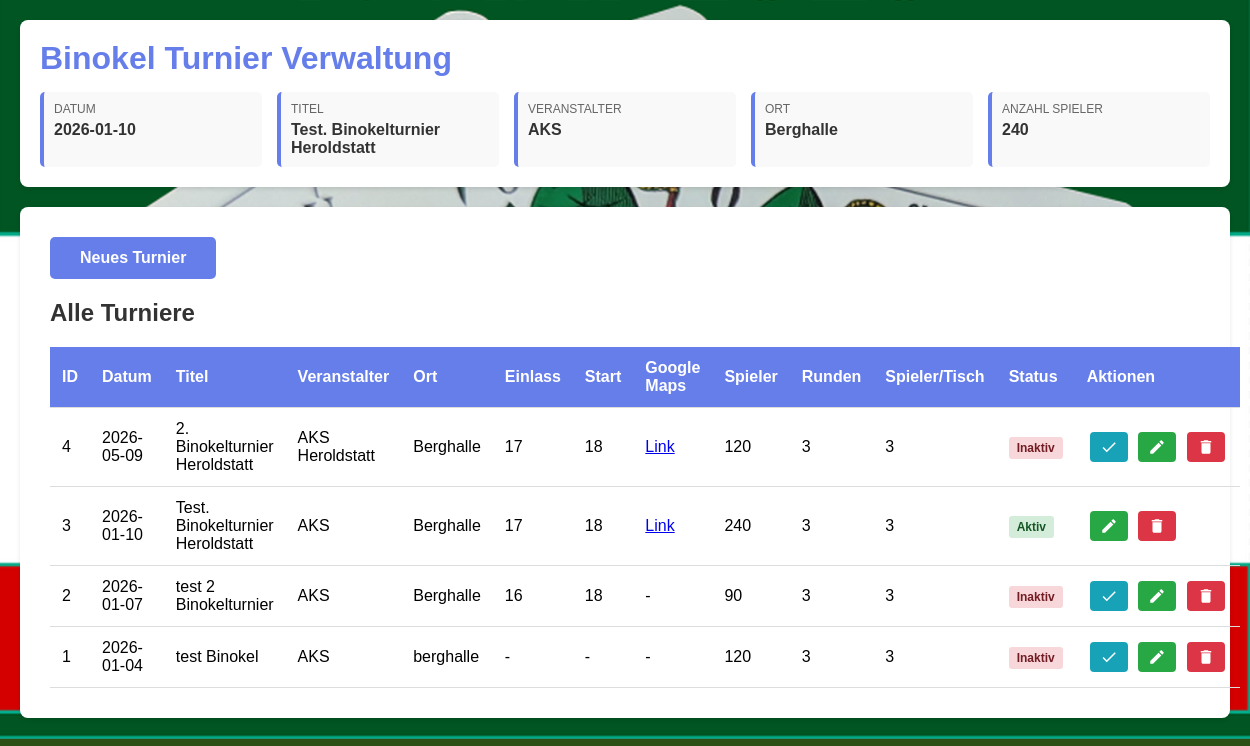
Page /turnier/turnier_erfassen.php on the earlier database version.
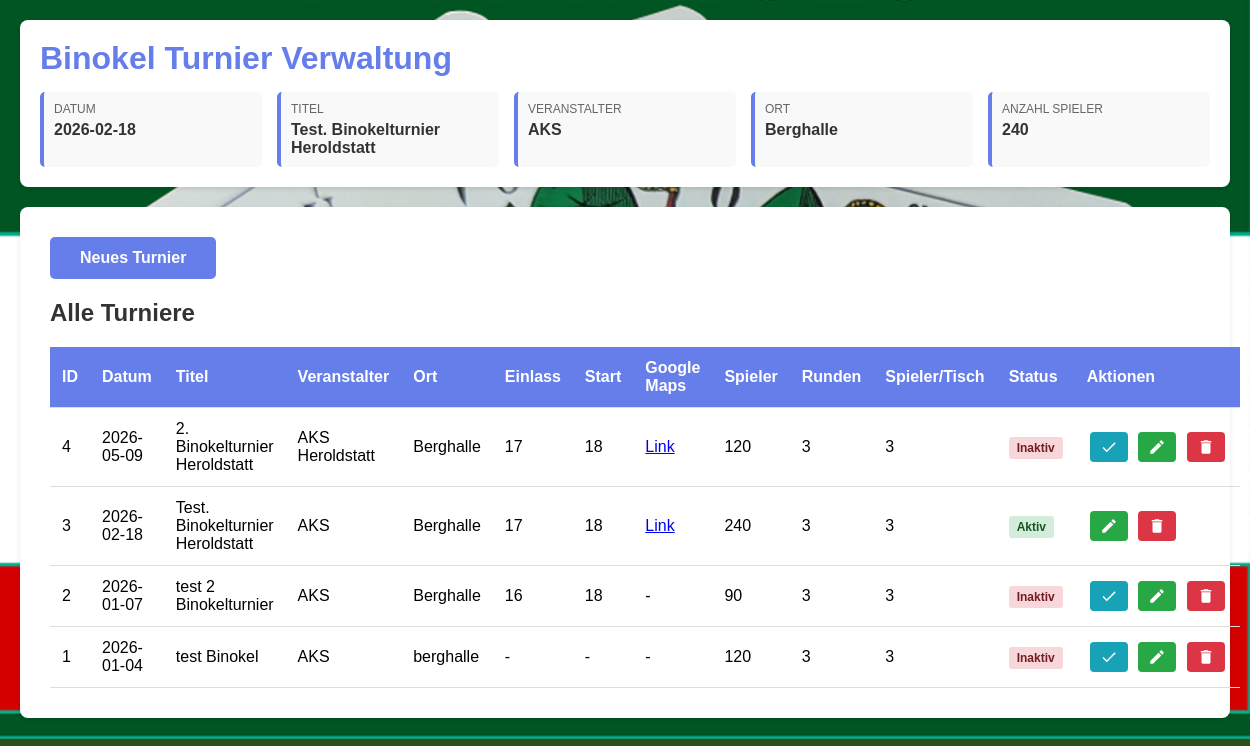
Same page on the later database version.
### tables this page shows
CREATE TABLE turnier (
        id INTEGER PRIMARY KEY AUTOINCREMENT,
        datum TEXT NOT NULL,
        titel TEXT NOT NULL,
        veranstalter TEXT NOT NULL,
        ort TEXT NOT NULL,
        erstellt_am TEXT DEFAULT CURRENT_TIMESTAMP,
        aktiv INTEGER DEFAULT 1
    , anzahl_spieler INTEGER DEFAULT 0, anzahl_runden INTEGER DEFAULT 3, spieler_pro_runde INTEGER DEFAULT 3, aktive_runde INTEGER DEFAULT NULL, aktive_ergebnis_runde INTEGER DEFAULT NULL, googlemaps_link TEXT DEFAULT NULL, startzeit TEXT DEFAULT NULL, einlasszeit TEXT DEFAULT NULL);

### turnier/config.php (called while the page is built, shortened)
<?php
function getAktuellesTurnier() {
    $db = getDB();
    $stmt = $db->query("SELECT * FROM turnier WHERE aktiv = 1 ORDER BY id DESC LIMIT 1");
    return $stmt->fetch(PDO::FETCH_ASSOC);
}
function getAllTurniere() {
    $db = getDB();
    $stmt = $db->query("SELECT * FROM turnier ORDER BY datum DESC, id DESC");
    return $stmt->fetchAll(PDO::FETCH_ASSOC);
}

### turnier/turnier_erfassen.php (the view, shortened to what the changed rows need)
<?php
require_once 'config.php';
$aktuellesTurnier = getAktuellesTurnier();
$alleTurniere = getAllTurniere();
$success = null;
$error = null;
$editMode = false;
$editTurnier = null;
$showForm = isset($_GET['new']) || $editMode;
?>
<!DOCTYPE html>
<html lang="de">
<head>
</head>
<body>
    <?php include 'header.php'; ?>
    <div class="container">
        <?php if ($showForm): ?>
            <h2><?php echo $editMode ? 'Turnier bearbeiten' : 'Neues Turnier erfassen'; ?></h2>
            <?php if ($success): ?>
                <div class="message success">
                    <?php echo htmlspecialchars($success); ?>
                </div>
            <?php endif; ?>
            <?php if ($error): ?>
                <div class="message error">
                    <?php echo htmlspecialchars($error); ?>
                </div>
            <?php endif; ?>
            <form action="turnier_speichern.php" method="POST">
                <?php if ($editMode): ?>
                    <input type="hidden" name="id" value="<?php echo $editTurnier['id']; ?>">
                <?php endif; ?>
                <div class="form-group">
                    <label for="datum">Datum *</label>
                    <input type="date" id="datum" name="datum" required value="<?php echo $editMode ? htmlspecialchars($editTurnier['datum']) : ''; ?>">
                </div>
                <div class="form-group">
                    <label for="titel">Titel *</label>
                    <input type="text" id="titel" name="titel" required placeholder="z.B. 2. Binokelturnier Heroldstatt" value="<?php echo $editMode ? htmlspecialchars($editTurnier['titel']) : ''; ?>">
                </div>
                <div class="form-group">
                    <label for="veranstalter">Veranstalter *</label>
                    <input type="text" id="veranstalter" name="veranstalter" required placeholder="z.B. AKS Heroldstatt" value="<?php echo $editMode ? htmlspecialchars($editTurnier['veranstalter']) : ''; ?>">
                </div>
                <div class="form-group">
                    <label for="ort">Ort *</label>
                    <input type="text" id="ort" name="ort" required placeholder="z.B. Berghalle, 72535 Heroldstatt" value="<?php echo $editMode ? htmlspecialchars($editTurnier['ort']) : ''; ?>">
                </div>
                <div class="form-group">
                    <label for="einlasszeit">Einlasszeit (optional)</label>
                    <input type="text" id="einlasszeit" name="einlasszeit" placeholder="z.B. 17 Uhr" value="<?php echo $editMode ? htmlspecialchars($editTurnier['einlasszeit'] ?? '') : ''; ?>">
                </div>
                <div class="form-group">
                    <label for="startzeit">Startzeit (optional)</label>
                    <input type="text" id="startzeit" name="startzeit" placeholder="z.B. 18 Uhr" value="<?php echo $editMode ? htmlspecialchars($editTurnier['startzeit'] ?? '') : ''; ?>">
                </div>
                <div class="form-group">
                    <label for="googlemaps_link">Google Maps Link (optional)</label>
                    <input type="url" id="googlemaps_link" name="googlemaps_link" placeholder="z.B. https://maps.app.goo.gl/WW1vLiSJfzJ5VBrt8" value="<?php echo $editMode ? htmlspecialchars($editTurnier['googlemaps_link'] ?? '') : ''; ?>">
                </div>
                <div class="form-group">
                    <label for="anzahl_spieler">Anzahl der Spieler *</label>
                    <input type="number" id="anzahl_spieler" name="anzahl_spieler" required min="1" placeholder="z.B. 16" value="<?php echo $editMode ? htmlspecialchars($editTurnier['anzahl_spieler'] ?? '0') : ''; ?>" onchange="pruefeTeilbarkeit()" oninput="pruefeTeilbarkeit()">
                </div>
                <div class="form-group">
                    <label for="anzahl_runden">Anzahl der Runden *</label>
                    <input type="number" id="anzahl_runden" name="anzahl_runden" required min="1" value="<?php echo $editMode ? htmlspecialchars($editTurnier['anzahl_runden'] ?? '3') : '3'; ?>">
                </div>
                <div class="form-group">
                    <label for="spieler_pro_runde">Anzahl Spieler pro Runde (pro Tisch) *</label>
                    <input type="number" id="spieler_pro_runde" name="spieler_pro_runde" required min="2" value="<?php echo $editMode ? htmlspecialchars($editTurnier['spieler_pro_runde'] ?? '3') : '3'; ?>" onchange="pruefeTeilbarkeit()" oninput="pruefeTeilbarkeit()">
                    <small id="teilbarkeits_hinweis" style="display: none; color: #dc3545; margin-top: 5px; display: block;"></small>
                </div>
                <button type="submit" class="btn" id="submitBtn"><?php echo $editMode ? 'Turnier aktualisieren' : 'Turnier speichern'; ?></button>
            </form>
            <script>
                function pruefeTeilbarkeit() {
                    var anzahlSpieler = parseInt(document.getElementById('anzahl_spieler').value) || 0;
                    var spielerProRunde = parseInt(document.getElementById('spieler_pro_runde').value) || 0;
                    var hinweis = document.getElementById('teilbarkeits_hinweis');
                    var submitBtn = document.getElementById('submitBtn');
                    if (anzahlSpieler > 0 && spielerProRunde > 0) {
                        if (anzahlSpieler % spielerProRunde != 0) {
                            var rest = anzahlSpieler % spielerProRunde;
                            hinweis.textContent = 'Warnung: Die Anzahl der Spieler (' + anzahlSpieler + ') ist nicht ganzzahlig durch die Anzahl Spieler pro Runde (' + spielerProRunde + ') teilbar. Rest: ' + rest + '.';
                            hinweis.style.color = '#dc3545';
                            hinweis.style.display = 'block';
                            submitBtn.disabled = false; // Erlaube trotzdem das Absenden, Server validiert auch
                        } else {
                            hinweis.textContent = '✓ Die Anzahl der Spieler ist durch die Anzahl Spieler pro Runde teilbar.';
                            hinweis.style.color = '#28a745';
                            hinweis.style.display = 'block';
                            submitBtn.disabled = false;
                        }
                    } else {
                        hinweis.style.display = 'none';
                        submitBtn.disabled = false;
                    }
                }
                // Beim Laden der Seite prüfen, falls Werte bereits vorhanden
                window.addEventListener('DOMContentLoaded', function() {
                    pruefeTeilbarkeit();
                });
            </script>
        <?php else: ?>
            <h2>Alle Turniere</h2>
            <?php if (empty($alleTurniere)): ?>
                <p class="no-turnier">Noch keine Turniere erfasst.</p>
            <?php else: ?>
                <table>
                    <thead>
                        <tr>
                            <th>ID</th>
                            <th>Datum</th>
                            <th>Titel</th>
                            <th>Veranstalter</th>
                            <th>Ort</th>
                            <th>Einlass</th>
                            <th>Start</th>
                            <th>Google Maps</th>
                            <th>Spieler</th>
                            <th>Runden</th>
                            <th>Spieler/Tisch</th>
                            <th>Status</th>
                            <th>Aktionen</th>
                        </tr>
                    </thead>
                    <tbody>
                        <?php foreach ($alleTurniere as $turnier): ?>
                            <tr>
                                <td><?php echo htmlspecialchars($turnier['id']); ?></td>
                                <td><?php echo htmlspecialchars($turnier['datum']); ?></td>
                                <td><?php echo htmlspecialchars($turnier['titel']); ?></td>
                                <td><?php echo htmlspecialchars($turnier['veranstalter']); ?></td>
                                <td><?php echo htmlspecialchars($turnier['ort']); ?></td>
                                <td><?php echo htmlspecialchars($turnier['einlasszeit'] ?? '-'); ?></td>
                                <td><?php echo htmlspecialchars($turnier['startzeit'] ?? '-'); ?></td>
                                <td>
                                    <?php if (!empty($turnier['googlemaps_link'])): ?>
                                        <a href="<?php echo htmlspecialchars($turnier['googlemaps_link']); ?>" target="_blank" title="<?php echo htmlspecialchars($turnier['googlemaps_link']); ?>">Link</a>
                                    <?php else: ?>
                                        -
                                    <?php endif; ?>
                                </td>
                                <td><?php echo htmlspecialchars($turnier['anzahl_spieler'] ?? '0'); ?></td>
                                <td><?php echo htmlspecialchars($turnier['anzahl_runden'] ?? '3'); ?></td>
                                <td><?php echo htmlspecialchars($turnier['spieler_pro_runde'] ?? '3'); ?></td>
                                <td>
                                    <?php if ($turnier['aktiv'] == 1): ?>
                                        <span class="status-active">Aktiv</span>
                                    <?php else: ?>
                                        <span class="status-inactive">Inaktiv</span>
                                    <?php endif; ?>
                                </td>
                                <td>
                                    <div class="action-buttons">
                                        <button class="icon-btn icon-btn-edit" onclick="editTurnier(<?php echo $turnier['id']; ?>)" title="Bearbeiten">
                                            <svg xmlns="http://www.w3.org/2000/svg" viewBox="0 0 24 24">
                                                <path d="M3 17.25V21h3.75L17.81 9.94l-3.75-3.75L3 17.25zM20.71 7.04c.39-.39.39-1.02 0-1.41l-2.34-2.34c-.39-.39-1.02-.39-1.41 0l-1.83 1.83 3.75 3.75 1.83-1.83z"/>
                                            </svg>
                                        </button>
                                        <button class="icon-btn icon-btn-delete" onclick="deleteTurnier(<?php echo $turnier['id']; ?>)" title="Löschen">
                                            <svg xmlns="http://www.w3.org/2000/svg" viewBox="0 0 24 24">
                                                <path d="M6 19c0 1.1.9 2 2 2h8c1.1 0 2-.9 2-2V7H6v12zM19 4h-3.5l-1-1h-5l-1 1H5v2h14V4z"/>
                                            </svg>
                                        </button>
                                    </div>
                                </td>
                            </tr>
                        <?php endforeach; ?>
                    </tbody>
                </table>
            <?php endif; ?>
        <?php endif; ?>
    </div>
</body>
</html>

### turnier/header.php (shortened to what the changed rows need)
<?php
require_once 'config.php';
$aktuellesTurnier = getAktuellesTurnier();
?>
<div class="header">
    <h1>Binokel Turnier Verwaltung</h1>
    <?php if ($aktuellesTurnier): ?>
        <div class="turnier-info">
            <div class="info-item">
                <div class="info-label">Datum</div>
                <div class="info-value"><?php echo htmlspecialchars($aktuellesTurnier['datum']); ?></div>
            </div>
            <div class="info-item">
                <div class="info-label">Titel</div>
                <div class="info-value"><?php echo htmlspecialchars($aktuellesTurnier['titel']); ?></div>
            </div>
            <div class="info-item">
                <div class="info-label">Veranstalter</div>
                <div class="info-value"><?php echo htmlspecialchars($aktuellesTurnier['veranstalter']); ?></div>
            </div>
            <div class="info-item">
                <div class="info-label">Ort</div>
                <div class="info-value"><?php echo htmlspecialchars($aktuellesTurnier['ort']); ?></div>
            </div>
            <div class="info-item">
                <div class="info-label">Anzahl Spieler</div>
                <div class="info-value"><?php echo htmlspecialchars($aktuellesTurnier['anzahl_spieler'] ?? '0'); ?></div>
            </div>
        </div>
    <?php else: ?>
        <p class="no-turnier">Noch kein Turnier erfasst</p>
    <?php endif; ?>
</div>

Differences in the rows shown:
changed turnier "Test. Binokelturnier Heroldstatt": datum "2026-01-10" → "2026-02-18"
